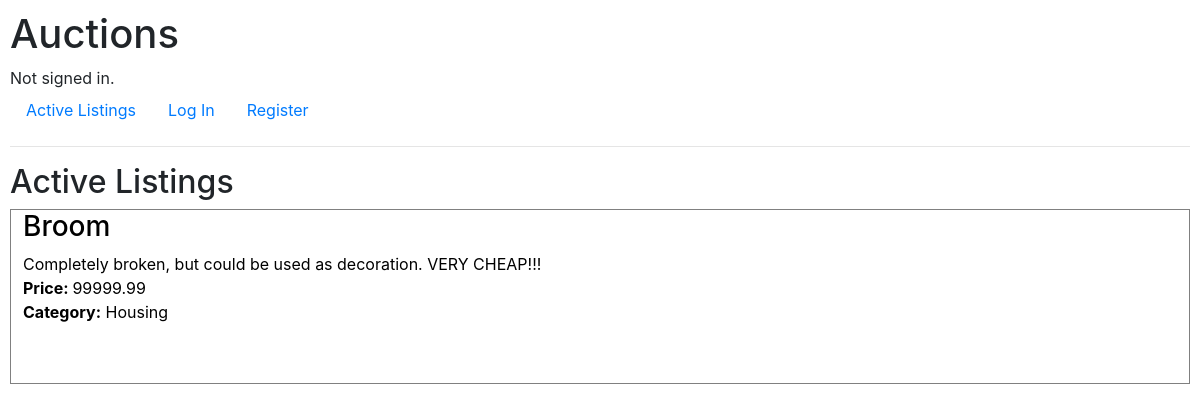
The app's page /, older data.
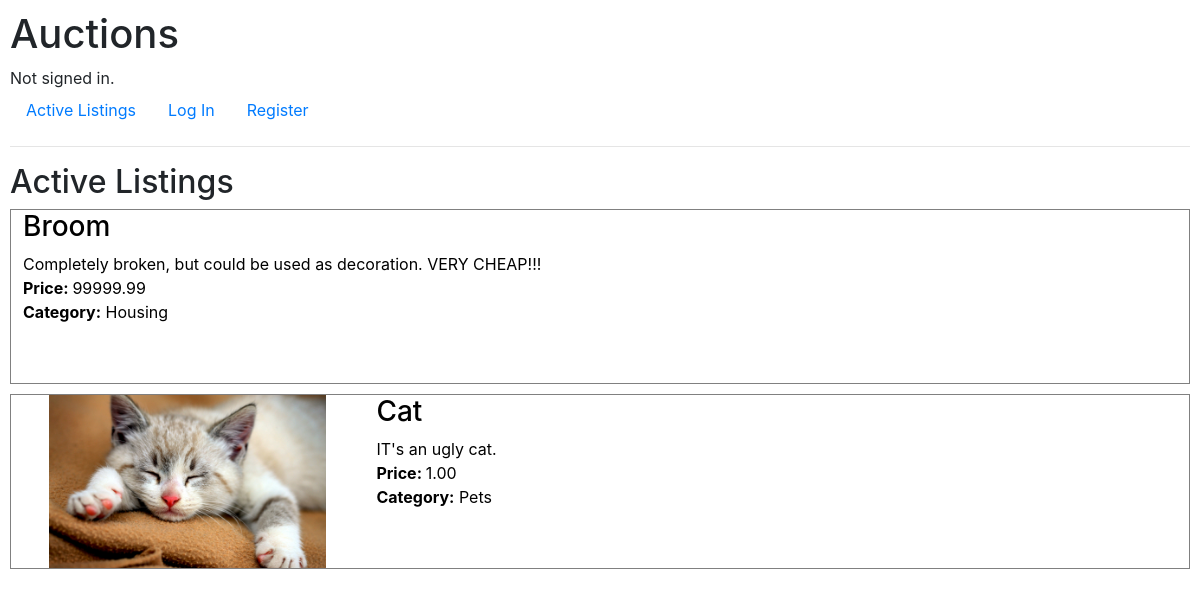
The same page, newer data.
### auctions/models.py (models this page shows)
class Listing(models.Model):
    user = models.ForeignKey(User, on_delete=CASCADE, related_name="owner")
    title = models.CharField(max_length=100)
    description = models.CharField(max_length=1000)
    price = MoneyField(verbose_name="Starting bid in $:", max_digits=14, decimal_places=2, default_currency="USD")
    image = models.ImageField(upload_to="uploads/", verbose_name="Product image", blank=True)
    category = models.CharField(max_length=100, blank=True)

### auctions/views.py (the view)
# urls.py: path("", views.index, name="index"),
def index(request):
    return render(request, "auctions/index.html", {
        "listings": Listing.objects.all()
    })

### auctions/templates/auctions/index.html (shortened to what this page needs)
{% extends "auctions/layout.html" %}
{% block body %}
    <h2>Active Listings </h2>
    <div class="listings-cont">
        {% for listing in listings%}
        <a href={% url "listing" listing.id %} class="listing-cont">
            {% if listing.image%}
                <div class="image-cont">
                    <img src="media/{{listing.image}}" alt="Photograph of product">
                </div>
            {% endif %}
            <div class="text-cont">
                <div class="title-cont">
                    <h3>{{listing.title}}</h3>
                </div>
                <div class="description-cont">
                    {{listing.description}}
                </div>
                <div class="price-cont">
                    <strong> Price: </strong> {{listing.price}}
                </div>
                {%if listing.category != None %}
                    <div class="category-cont">
                        <strong>Category:</strong> {{listing.category}}
                    </div>
            </div>
            {%endif%}
        </a>
        {%empty%}
        <h3>There are currently no active listings</h3>
        {%endfor%}
    </div>
{% endblock %}

### auctions/templates/auctions/layout.html (shortened to what this page needs)
{% load static %}
<!DOCTYPE html>
<html lang="en">
    <head>
        <link rel="stylesheet" href="https://stackpath.bootstrapcdn.com/bootstrap/4.4.1/css/bootstrap.min.css">
        <link href="{% static 'auctions/styles.css' %}" rel="stylesheet">
    </head>
    <body>
        <h1>Auctions</h1>
        <div>
            {% if user.is_authenticated %}
                Signed in as <strong>{{ user.username }}</strong>.
            {% else %}
                Not signed in.
            {% endif %}
        </div>
        <ul class="nav">
            <li class="nav-item">
                <a class="nav-link" href="{% url 'index' %}">Active Listings</a>
            </li>
            {% if user.is_authenticated %}
                <li class="nav-item">
                    <a class="nav-link" href="{% url 'logout' %}">Log Out</a>
                </li>
                <li class="nav-item">
                    <a class="nav-link" href="{% url 'new-listing' %}">Create new listing</a>
                </li>
            {% else %}
                <li class="nav-item">
                    <a class="nav-link" href="{% url 'login' %}">Log In</a>
                </li>
                <li class="nav-item">
                    <a class="nav-link" href="{% url 'register' %}">Register</a>
                </li>
            {% endif %}
        </ul>
        <hr>
        {% block body %}
        {% endblock %}
    </body>
</html>

### auctions/static/auctions/styles.css (style rules this page uses)
body { padding: 10px; }
.listings-cont .listing-cont { text-decoration: none; color: black; border: 1px solid grey; display: -webkit-box; display: -ms-flexbox; display: flex; -webkit-box-orient: horizontal; -webkit-box-direction: normal; -ms-flex-direction: row; flex-direction: row; height: 175px; margin-bottom: 10px; }
.listings-cont .image-cont { -ms-flex-preferred-size: 30%; flex-basis: 30%; display: -webkit-box; display: -ms-flexbox; display: flex; -webkit-box-orient: horizontal; -webkit-box-direction: normal; -ms-flex-direction: row; flex-direction: row; -webkit-box-pack: center; -ms-flex-pack: center; justify-content: center; -webkit-box-flex: 1; -ms-flex-positive: 1; flex-grow: 1; }
.listings-cont .image-cont img { max-width: 100%; max-height: 100%; width: auto; height: auto; }
.listings-cont .text-cont { -ms-flex-preferred-size: 70%; flex-basis: 70%; padding-left: 1vw; -webkit-box-flex: 1; -ms-flex-positive: 1; flex-grow: 1; }

Row changes from the older to the newer data that the page shows:
added Listing: image (picture), title "Cat", description "IT's an ugly cat.", price "1.00", category "Pets"
